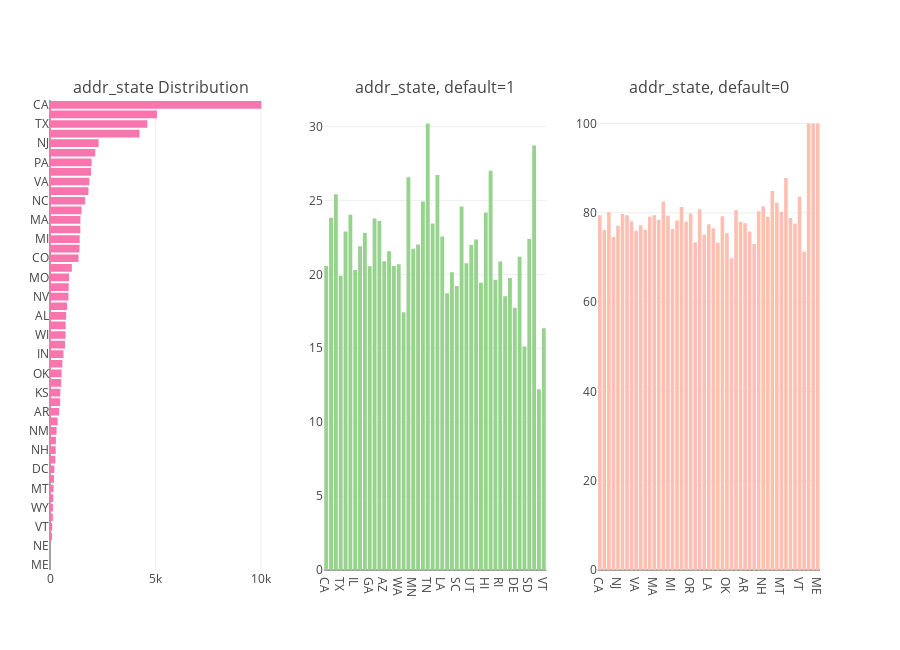

Notebook cell for this chart:
### Code cell
tr0 = bar_hor(app_train, "addr_state", "Distribution of addr_state Variable" ,"#f975ae", w=700, lm=100, return_trace= True)
tr1, tr2 = gp('addr_state', 'Distribution of Default with Home Ownership')

fig = tools.make_subplots(rows=1, cols=3, print_grid=False, subplot_titles = ["addr_state Distribution" , "addr_state, default=1" ,"addr_state, default=0"])
fig.append_trace(tr0, 1, 1);
fig.append_trace(tr1, 1, 2);
fig.append_trace(tr2, 1, 3);
fig['layout'].update(height=650, showlegend=False, margin=dict(l=50));
iplot(fig);

### Figure 1 — Plotly figure (JSON) as saved in the notebook; plotly's stock layout.template omitted (floating-point values rounded to 4 significant figures)
{"data": [{"marker": {"color": "#f975ae"}, "orientation": "h", "type": "bar", "uid": "d56e37ca-d1b6-11e8-ad58-7440bb220e36", "x": [2, 3, 8, 94, 104, 134, 139, 151, 167, 186, 205, 254, 270, 280, 311, 364, 434, 482, 489, 530, 549, 586, 640, 713, 738, 740, 766, 809, 877, 887, 904, 1035, 1353, 1397, 1406, 1438, 1439, 1494, 1665, 1820, 1864, 1942, 1973, 2144, 2305, 4240, 4613, 5066, 10011], "xaxis": "x", "y": ["ME", "IA", "NE", "MS", "VT", "SD", "WY", "AK", "MT", "DE", "DC", "RI", "NH", "WV", "NM", "HI", "AR", "UT", "KS", "KY", "OK", "TN", "IN", "SC", "WI", "LA", "AL", "OR", "NV", "CT", "MO", "MN", "CO", "WA", "MI", "MD", "MA", "AZ", "NC", "OH", "VA", "GA", "PA", "IL", "NJ", "FL", "TX", "NY", "CA"], "yaxis": "y"}, {"marker": {"color": "#96D38C"}, "name": "default : 1", "type": "bar", "uid": "d56e37cb-d1b6-11e8-8800-7440bb220e36", "x": ["CA", "NY", "FL", "TX", "NJ", "VA", "IL", "PA", "OH", "GA", "NC", "MI", "AZ", "MD", "MA", "WA", "CO", "NV", "MN", "MO", "AL", "TN", "WI", "IN", "LA", "CT", "OR", "SC", "OK", "KY", "UT", "AR", "KS", "HI", "NM", "WV", "RI", "NH", "MT", "DE", "AK", "DC", "SD", "MS", "WY", "VT"], "xaxis": "x2", "y": [20.56, 23.83, 25.42, 19.9, 22.91, 24.03, 20.29, 21.9, 22.8, 20.55, 23.78, 23.61, 20.88, 21.56, 20.57, 20.69, 17.44, 26.57, 21.74, 22.01, 24.93, 30.2, 23.44, 26.72, 22.57, 18.71, 20.15, 19.21, 24.59, 20.75, 21.99, 22.35, 19.43, 24.18, 27.01, 19.64, 20.87, 18.52, 19.76, 17.74, 21.19, 15.12, 22.39, 28.72, 12.23, 16.35], "yaxis": "y2"}, {"marker": {"color": "#FEBFB3"}, "name": "default : 0", "type": "bar", "uid": "d56e37cc-d1b6-11e8-ac8a-7440bb220e36", "x": ["CA", "NY", "TX", "FL", "NJ", "IL", "GA", "PA", "VA", "OH", "NC", "AZ", "MA", "MD", "CO", "WA", "MI", "MN", "CT", "MO", "OR", "NV", "SC", "AL", "LA", "WI", "IN", "KY", "OK", "TN", "KS", "UT", "AR", "HI", "NM", "WV", "NH", "RI", "DC", "DE", "MT", "WY", "AK", "SD", "VT", "MS", "NE", "IA", "ME"], "xaxis": "x3", "y": [79.44, 76.17, 80.1, 74.58, 77.09, 79.71, 79.45, 78.1, 75.97, 77.2, 76.22, 79.12, 79.43, 78.44, 82.56, 79.31, 76.39, 78.26, 81.29, 77.99, 79.85, 73.43, 80.79, 75.07, 77.43, 76.56, 73.28, 79.25, 75.41, 69.8, 80.57, 78.01, 77.65, 75.82, 72.99, 80.36, 81.48, 79.13, 84.88, 82.26, 80.24, 87.77, 78.81, 77.61, 83.65, 71.28, 100, 100, 100], "yaxis": "y3"}], "layout": {"annotations": [{"font": {"size": 16}, "showarrow": false, "text": "addr_state Distribution", "x": 0.1444, "xanchor": "center", "xref": "paper", "y": 1, "yanchor": "bottom", "yref": "paper"}, {"font": {"size": 16}, "showarrow": false, "text": "addr_state, default=1", "x": 0.5, "xanchor": "center", "xref": "paper", "y": 1, "yanchor": "bottom", "yref": "paper"}, {"font": {"size": 16}, "showarrow": false, "text": "addr_state, default=0", "x": 0.8556, "xanchor": "center", "xref": "paper", "y": 1, "yanchor": "bottom", "yref": "paper"}], "height": 650, "margin": {"l": 50}, "showlegend": false, "xaxis": {"anchor": "y", "domain": [0, 0.2889]}, "xaxis2": {"anchor": "y2", "domain": [0.3556, 0.6444]}, "xaxis3": {"anchor": "y3", "domain": [0.7111, 1]}, "yaxis": {"anchor": "x", "domain": [0, 1]}, "yaxis2": {"anchor": "x2", "domain": [0, 1]}, "yaxis3": {"anchor": "x3", "domain": [0, 1]}}}
